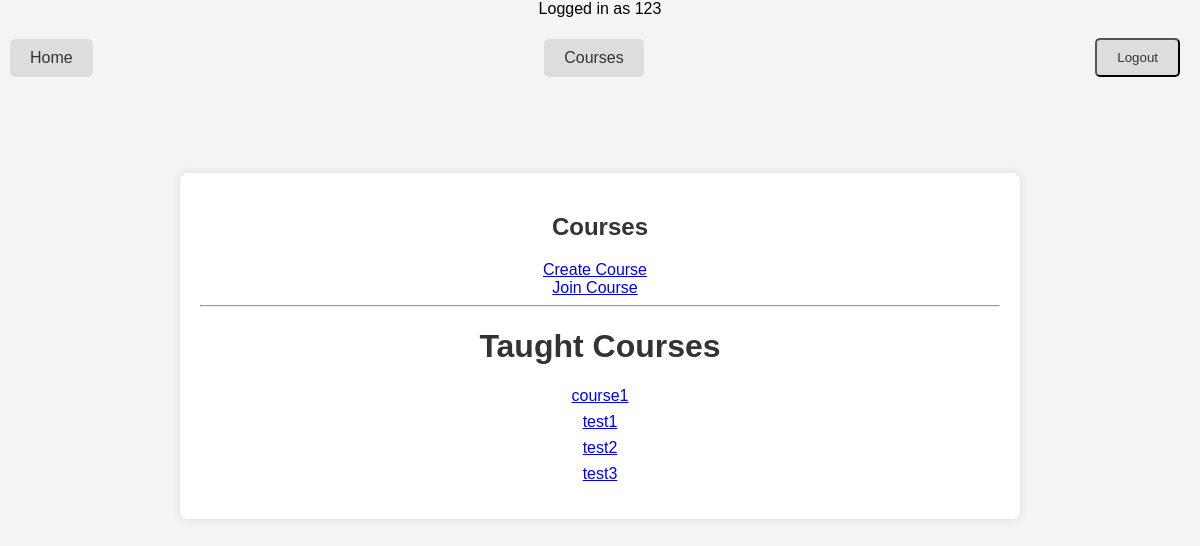
Page /courses/ (signed in) on the earlier database version.
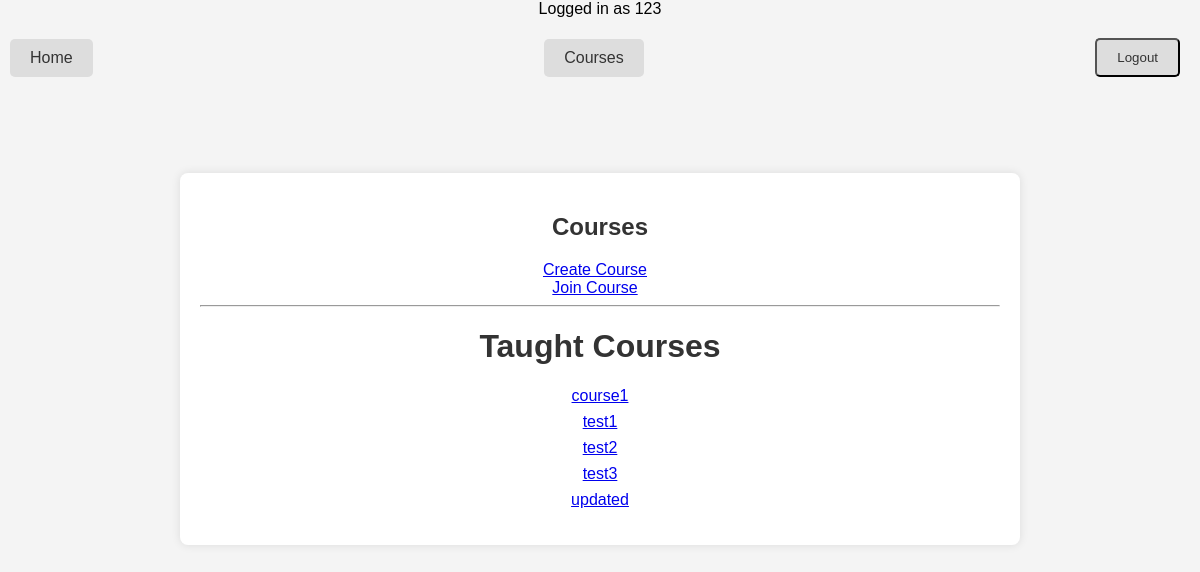
Same page on the later database version.
### main/models.py (models this page shows)
class Course(models.Model):
    name = models.CharField(max_length=100)
    join_code = models.CharField(max_length=100, unique=True)
    instructor = models.ForeignKey(CustomUser, on_delete=models.CASCADE, related_name="taught_courses")
    students = models.ManyToManyField(CustomUser, verbose_name=("Students"), related_name="courses", through="Enrollment")
    students_can_make_teams = models.BooleanField(default=False)

### main/views.py (the view)
# urls.py: path('courses/', views.courses, name='courses'),
@login_required
def courses(request):
    is_teacher = False
    if (request.user.status != 'student'):
        is_teacher = True
    enrolled_courses = Course.objects.filter(students=request.user)
    taught_courses = Course.objects.filter(instructor=request.user)
    return render(request, 'main/courses.html', {'is_teacher':is_teacher, 'enrolled_courses':enrolled_courses, 'taught_courses':taught_courses})

### main/templates/main/courses.html (shortened to what this page needs)
{% extends 'main/base.html' %}
{% block content %}
<div class="container">
    <h2>Courses</h2>
    {% if is_teacher %}
        <a href="{% url 'createcourse' %}" class="btn btn-primary">Create Course</a>
    {% endif %}
    <div class="mt-3">
        <a href="{% url 'joincourse' %}" class="btn btn-secondary">Join Course</a>
    </div>
    {% if is_teacher %}
    {%if taught_courses%}
    <hr>
        <div class="mt-4">
            <h1>Taught Courses</h1>
            <ul class="list-group">
                {% for course in taught_courses %}
                    <li class="list-group-item">
                        <a href="{% url 'coursehome' course.id %}">
                            {{ course.name }}
                        </a>
                    </li>
                {% endfor %}
            </ul>
        </div>
    {% endif %}
    {% endif %}
</div>
{% endblock %}

Differences in the rows shown:
added Course: name "updated"
